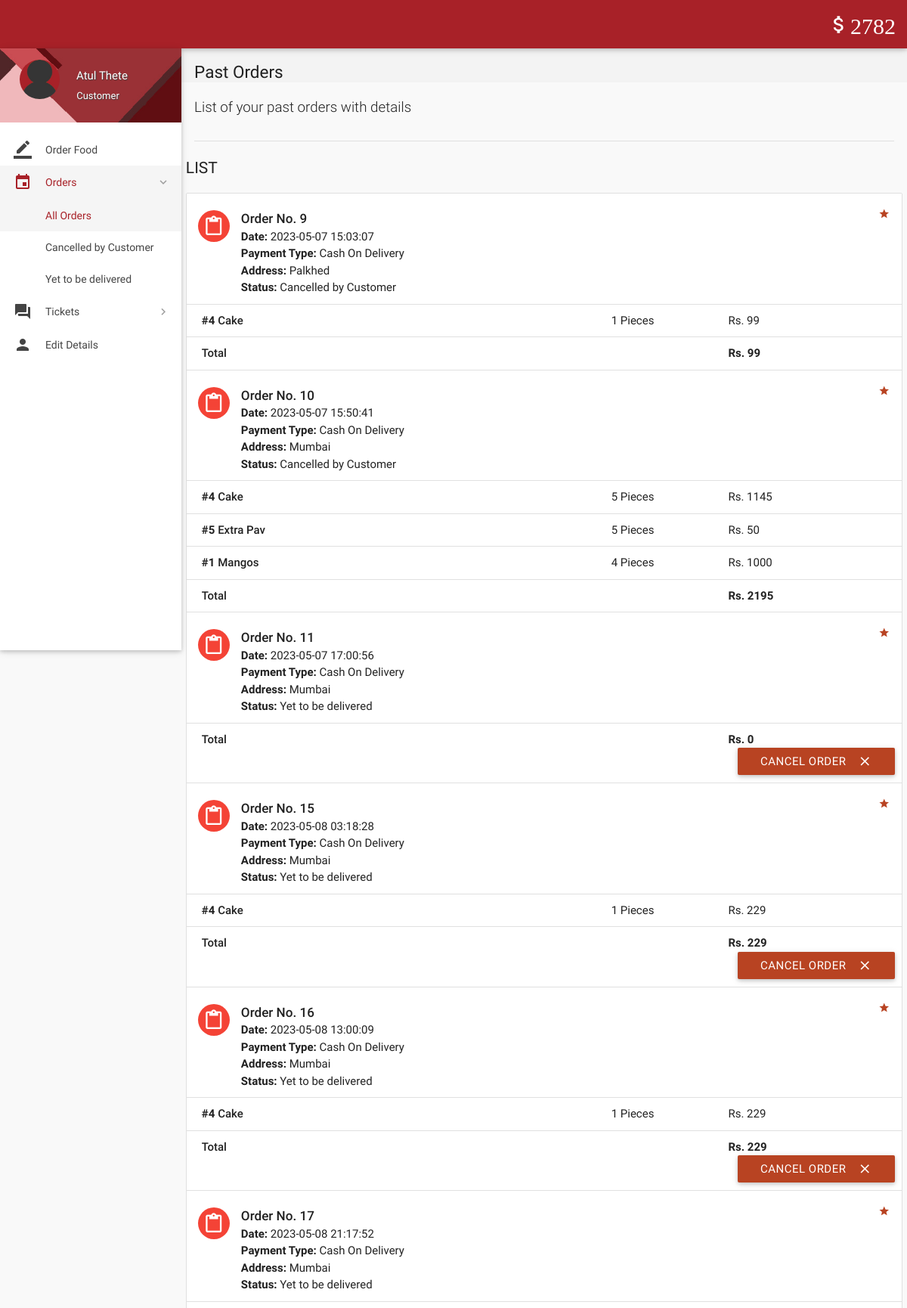
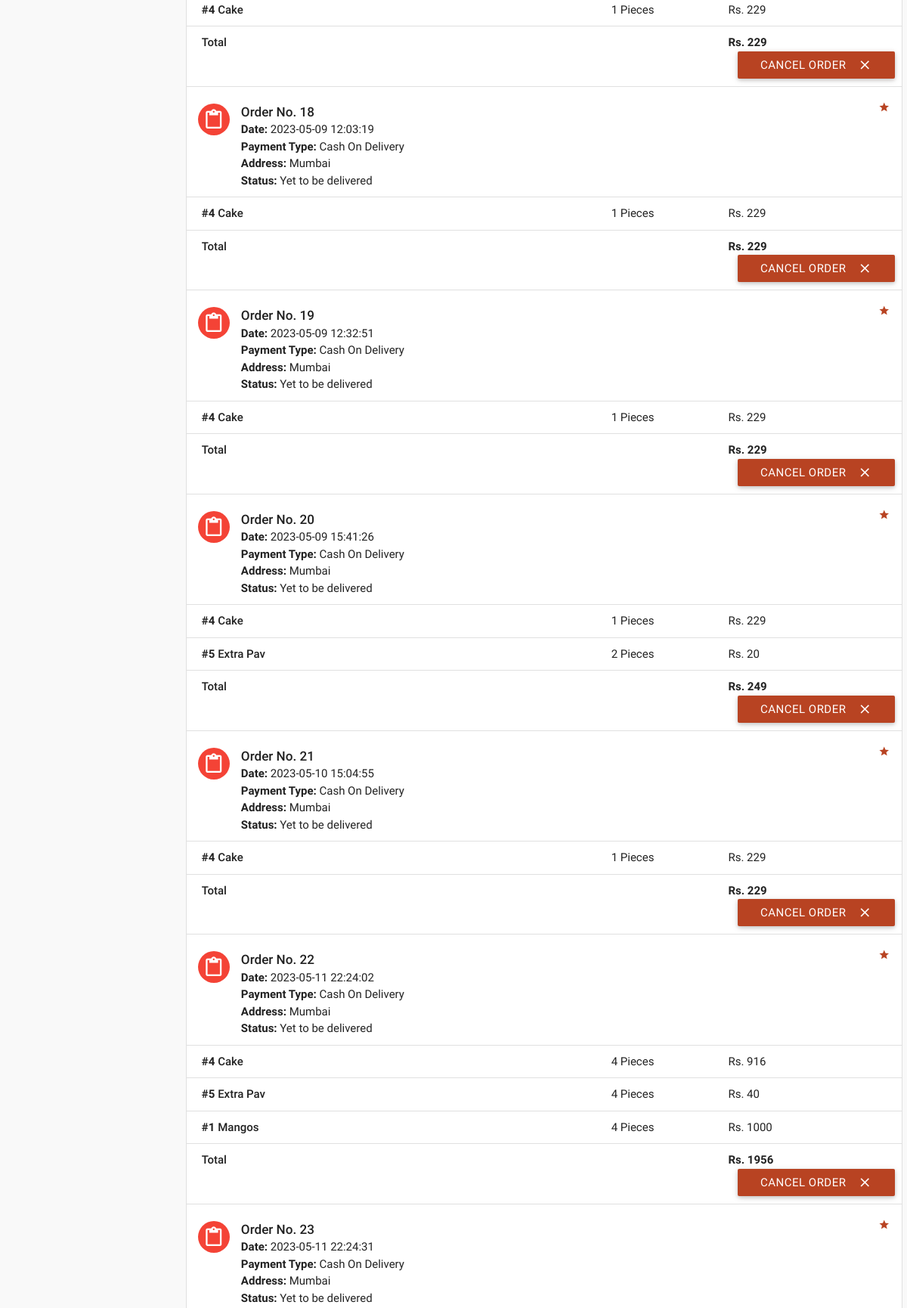
The page /orders.php (signed in, upper part) on the database its author committed (2 pictures, top to bottom).
### tables this page shows
CREATE TABLE `wallet_details` (
  `id` int(11) NOT NULL,
  `wallet_id` int(11) NOT NULL,
  `number` varchar(16) NOT NULL,
  `cvv` int(3) NOT NULL,
  `balance` int(11) NOT NULL DEFAULT 2000
);

CREATE TABLE `orders` (
  `id` int(100) NOT NULL,
  `customer_id` int(100) NOT NULL,
  `address` varchar(300) NOT NULL,
  `description` varchar(300) NOT NULL,
  `date` datetime NOT NULL DEFAULT current_timestamp(),
  `payment_type` varchar(16) NOT NULL DEFAULT 'Wallet',
  `total` int(11) NOT NULL,
  `status` varchar(25) NOT NULL DEFAULT 'Yet to be delivered',
  `deleted` tinyint(4) NOT NULL DEFAULT 0
);

CREATE TABLE `order_details` (
  `id` int(11) NOT NULL,
  `order_id` int(11) NOT NULL,
  `item_id` int(11) NOT NULL,
  `quantity` int(11) NOT NULL,
  `price` int(11) NOT NULL
);

CREATE TABLE `items` (
  `id` int(11) NOT NULL,
  `name` varchar(20) NOT NULL,
  `price` int(11) NOT NULL,
  `deleted` tinyint(4) NOT NULL DEFAULT 0,
  `image` blob NOT NULL
);

### includes/wallet.php (called while the page is built)
<?php
$user_id=$_SESSION['user_id'];
$sql = mysqli_query($con, "SELECT * FROM wallet where customer_id = $user_id");
while($row1 = mysqli_fetch_array($sql)){
$wallet_id = $row1['id'];
}
$sql = mysqli_query($con, "SELECT * FROM wallet_details where wallet_id = $wallet_id");
while($row1 = mysqli_fetch_array($sql)){
$balance = $row1['balance'];
}
?>

### includes/connect.php (called while the page is built, shortened)
<?php
$name = $_SESSION['name'];
$role = $_SESSION['role'];
?>

### orders.php (the view, shortened to what this page needs)
<?php
include 'includes/connect.php';
include 'includes/wallet.php';
	if($_SESSION['customer_sid']==session_id())
	{
		?>
<!DOCTYPE html>
<html lang="en">
<head>
  <link href="css/materialize.min.css" type="text/css" rel="stylesheet" media="screen,projection">
  <link href="css/style.min.css" type="text/css" rel="stylesheet" media="screen,projection">
  <link href="css/custom/custom.min.css" type="text/css" rel="stylesheet" media="screen,projection">
  <link href="js/plugins/perfect-scrollbar/perfect-scrollbar.css" type="text/css" rel="stylesheet" media="screen,projection">
</head>
<body>
  <header id="header" class="page-topbar">
        <div class="navbar-fixed">
            <nav class="navbar-color">
                <div class="nav-wrapper">
                    <ul class="left">
                      <li><h1 class="logo-wrapper"><a href="index.php" class="brand-logo darken-1"><img src="images/materialize-logo.png" alt="logo"></a> <span class="logo-text">Logo</span></h1></li>
                    </ul>
                    <ul class="right hide-on-med-and-down">
                        <li><a href="#"  class="waves-effect waves-block waves-light"><i class="mdi-editor-attach-money"><?php echo $balance;?></i></a>
                        </li>
                    </ul>
                </div>
            </nav>
        </div>
  </header>
  <div id="main">
    <div class="wrapper">
      <aside id="left-sidebar-nav">
        <ul id="slide-out" class="side-nav fixed leftside-navigation">
            <li class="user-details cyan darken-2">
            <div class="row">
                <div class="col col s4 m4 l4">
                    <img src="images/avatar.jpg" alt="" class="circle responsive-img valign profile-image">
                </div>
                <div class="col col s8 m8 l8">
                    <a class="btn-flat dropdown-button waves-effect waves-light white-text profile-btn" href="#" data-activates="profile-dropdown"><?php echo $name;?> <i class="mdi-navigation-arrow-drop-down right"></i></a>
                    <p class="user-roal"><?php echo $role;?></p>
                </div>
            </div>
            </li>
            <li class="bold"><a href="index.php" class="waves-effect waves-cyan"><i class="mdi-editor-border-color"></i> Order Food</a>
            </li>
                <li class="no-padding">
                    <ul class="collapsible collapsible-accordion">
                        <li class="bold"><a class="collapsible-header waves-effect waves-cyan active"><i class="mdi-editor-insert-invitation"></i> Orders</a>
                            <div class="collapsible-body">
                                <ul>
								<li class="<?php
								if(!isset($_GET['status'])){
										echo 'active';
									}?>
									"><a href="orders.php">All Orders</a>
                                </li>
								<?php
									$sql = mysqli_query($con, "SELECT DISTINCT status FROM orders  WHERE customer_id = $user_id;;");
									while($row = mysqli_fetch_array($sql)){
                                    echo '<li class='.(isset($_GET['status'])?($status == $_GET['status'] ? 'active' : ''): '').'><a href="orders.php?status='.$row['status'].'">'.$row['status'].'</a>
                                    </li>';
									}
									?>
                                </ul>
                            </div>
                        </li>
                    </ul>
                </li>
                <li class="no-padding">
                    <ul class="collapsible collapsible-accordion">
                        <li class="bold"><a class="collapsible-header waves-effect waves-cyan"><i class="mdi-action-question-answer"></i> Tickets</a>
                        </li>
                    </ul>
                </li>
            <li class="bold"><a href="details.php" class="waves-effect waves-cyan"><i class="mdi-social-person"></i> Edit Details</a>
            </li>
        </ul>
        </aside>
      <section id="content">
        <div id="breadcrumbs-wrapper">
          <div class="container">
            <div class="row">
              <div class="col s12 m12 l12">
                <h5 class="breadcrumbs-title">Past Orders</h5>
              </div>
            </div>
          </div>
        </div>
        <div class="container">
          <p class="caption">List of your past orders with details</p>
          <div class="divider"></div>
<div id="work-collections" class="seaction">
					<?php
					if(isset($_GET['status'])){
						$status = $_GET['status'];
					}
					else{
						$status = '%';
					}
					$sql = mysqli_query($con, "SELECT * FROM orders WHERE customer_id = $user_id AND status LIKE '$status';;");
					echo '              <div class="row">
                <div>
                    <h4 class="header">List</h4>
                    <ul id="issues-collection" class="collection">';
					while($row = mysqli_fetch_array($sql))
					{
						$status = $row['status'];
						echo '<li class="collection-item avatar">
                              <i class="mdi-content-content-paste red circle"></i>
                              <span class="collection-header">Order No. '.$row['id'].'</span>
                              <p><strong>Date:</strong> '.$row['date'].'</p>
                              <p><strong>Payment Type:</strong> '.$row['payment_type'].'</p>
							  <p><strong>Address: </strong>'.$row['address'].'</p>
                              <p><strong>Status:</strong> '.($status=='Paused' ? 'Paused <a  data-position="bottom" data-delay="50" data-tooltip="Please contact administrator for further details." class="btn-floating waves-effect waves-light tooltipped cyan">    ?</a>' : $status).'</p>
							  '.(!empty($row['description']) ? '<p><strong>Note: </strong>'.$row['description'].'</p>' : '').'
							  <a href="#" class="secondary-content"><i class="mdi-action-grade"></i></a>
                              </li>';
						$order_id = $row['id'];
						$sql1 = mysqli_query($con, "SELECT * FROM order_details WHERE order_id = $order_id;");
						while($row1 = mysqli_fetch_array($sql1))
						{
							$item_id = $row1['item_id'];
							$sql2 = mysqli_query($con, "SELECT * FROM items WHERE id = $item_id;");
							while($row2 = mysqli_fetch_array($sql2)){
								$item_name = $row2['name'];
							}
							echo '<li class="collection-item">
                            <div class="row">
                            <div class="col s7">
                            <p class="collections-title"><strong>#'.$row1['item_id'].'</strong> '.$item_name.'</p>
                            </div>
                            <div class="col s2">
                            <span>'.$row1['quantity'].' Pieces</span>
                            </div>
                            <div class="col s3">
                            <span>Rs. '.$row1['price'].'</span>
                            </div>
                            </div>
                            </li>';
							$id = $row1['order_id'];
						}
								echo'<li class="collection-item">
                                        <div class="row">
                                            <div class="col s7">
                                                <p class="collections-title"> Total</p>
                                            </div>
                                            <div class="col s2">
											<span> </span>
                                            </div>
                                            <div class="col s3">
                                                <span><strong>Rs. '.$row['total'].'</strong></span>
                                            </div>';
								if(!preg_match('/^Cancelled/', $status)){
									if($status != 'Delivered'){
								echo '<form action="routers/cancel-order.php" method="post">
										<input type="hidden" value="'.$id.'" name="id">
										<input type="hidden" value="Cancelled by Customer" name="status">
										<input type="hidden" value="'.$row['payment_type'].'" name="payment_type">
										<button class="btn waves-effect waves-light right submit" type="submit" name="action">Cancel Order
                                              <i class="mdi-content-clear right"></i>
										</button>
										</form>';
								}
								}
								echo'</div></li>';
					}
					?>
					 </ul>
                </div>
              </div>
            </div>
        </div>
      </section>
    </div>
  </div>
</body>
</html>
<?php
	}
?>

### rows shown on the page
wallet_details: balance "2782"
orders: id "9", date "2023-05-07 15:03:07", payment_type "Cash On Delivery", address "Palkhed", status "Cancelled by Customer", total "99"
order_details: item "4", item.name "Cake", quantity "1", price "99"
orders: id "10", date "2023-05-07 15:50:41", payment_type "Cash On Delivery", address "Mumbai", status "Cancelled by Customer", total "2195"
order_details: item "4", item.name "Cake", quantity "5", price "1145"
order_details: item "5", item.name "Extra Pav", quantity "5", price "50"
order_details: item "1", item.name "Mangos", quantity "4", price "1000"
orders: id "11", date "2023-05-07 17:00:56", payment_type "Cash On Delivery", address "Mumbai", status "Yet to be delivered", total "0"
orders: id "15", date "2023-05-08 03:18:28", payment_type "Cash On Delivery", address "Mumbai", status "Yet to be delivered", total "229"
order_details: item "4", item.name "Cake", quantity "1", price "229"
orders: id "16", date "2023-05-08 13:00:09", payment_type "Cash On Delivery", address "Mumbai", status "Yet to be delivered", total "229"
order_details: item "4", item.name "Cake", quantity "1", price "229"
orders: id "17", date "2023-05-08 21:17:52", payment_type "Cash On Delivery", address "Mumbai", status "Yet to be delivered", total "229"
order_details: item "4", item.name "Cake", quantity "1", price "229"
orders: id "18", date "2023-05-09 12:03:19", payment_type "Cash On Delivery", address "Mumbai", status "Yet to be delivered", total "229"
order_details: item "4", item.name "Cake", quantity "1", price "229"
orders: id "19", date "2023-05-09 12:32:51", payment_type "Cash On Delivery", address "Mumbai", status "Yet to be delivered", total "229"
order_details: item "4", item.name "Cake", quantity "1", price "229"
orders: id "20", date "2023-05-09 15:41:26", payment_type "Cash On Delivery", address "Mumbai", status "Yet to be delivered", total "249"
order_details: item "4", item.name "Cake", quantity "1", price "229"
order_details: item "5", item.name "Extra Pav", quantity "2", price "20"
orders: id "21", date "2023-05-10 15:04:55", payment_type "Cash On Delivery", address "Mumbai", status "Yet to be delivered", total "229"
order_details: item "4", item.name "Cake", quantity "1", price "229"
orders: id "22", date "2023-05-11 22:24:02", payment_type "Cash On Delivery", address "Mumbai", status "Yet to be delivered", total "1956"
order_details: item "4", item.name "Cake", quantity "4", price "916"
order_details: item "5", item.name "Extra Pav", quantity "4", price "40"
order_details: item "1", item.name "Mangos", quantity "4", price "1000"
orders: id "23", date "2023-05-11 22:24:31", payment_type "Cash On Delivery", address "Mumbai", status "Yet to be delivered"

### other values the page prints
$name "Atul Thete"
$role "Customer"
$row['status'] "Cancelled by Customer"
$row['status'] "Yet to be delivered"
